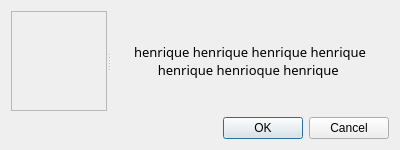
<?xml version="1.0" encoding="UTF-8"?>
<ui version="4.0">
 <class>Dialog</class>
 <widget class="QDialog" name="Dialog">
  <property name="geometry">
   <rect>
    <x>0</x>
    <y>0</y>
    <width>400</width>
    <height>150</height>
   </rect>
  </property>
  <property name="minimumSize">
   <size>
    <width>400</width>
    <height>150</height>
   </size>
  </property>
  <property name="maximumSize">
   <size>
    <width>400</width>
    <height>150</height>
   </size>
  </property>
  <property name="windowTitle">
   <string>Dialog</string>
  </property>
  <layout class="QVBoxLayout" name="verticalLayout">
   <item>
    <widget class="QSplitter" name="splitter">
     <property name="orientation">
      <enum>Qt::Horizontal</enum>
     </property>
     <widget class="QFrame" name="frame">
      <property name="minimumSize">
       <size>
        <width>60</width>
        <height>60</height>
       </size>
      </property>
      <property name="styleSheet">
       <string notr="true">background-image: url(:/dialog/estoque/Alert.png);
background-position:center;
background-repeat: no-repeat;</string>
      </property>
      <property name="frameShape">
       <enum>QFrame::StyledPanel</enum>
      </property>
      <property name="frameShadow">
       <enum>QFrame::Raised</enum>
      </property>
     </widget>
     <widget class="QLabel" name="LabelDialog">
      <property name="font">
       <font>
        <family>Asap</family>
        <pointsize>10</pointsize>
       </font>
      </property>
      <property name="text">
       <string>henrique henrique henrique henrique henrique henrioque henrique </string>
      </property>
      <property name="scaledContents">
       <bool>false</bool>
      </property>
      <property name="alignment">
       <set>Qt::AlignCenter</set>
      </property>
      <property name="wordWrap">
       <bool>true</bool>
      </property>
     </widget>
    </widget>
   </item>
   <item>
    <widget class="QDialogButtonBox" name="buttonBox">
     <property name="orientation">
      <enum>Qt::Horizontal</enum>
     </property>
     <property name="standardButtons">
      <set>QDialogButtonBox::Cancel|QDialogButtonBox::Ok</set>
     </property>
    </widget>
   </item>
  </layout>
 </widget>
 <resources>
  <include location="IconAlert.qrc"/>
 </resources>
 <connections>
  <connection>
   <sender>buttonBox</sender>
   <signal>accepted()</signal>
   <receiver>Dialog</receiver>
   <slot>accept()</slot>
   <hints>
    <hint type="sourcelabel">
     <x>248</x>
     <y>254</y>
    </hint>
    <hint type="destinationlabel">
     <x>157</x>
     <y>274</y>
    </hint>
   </hints>
  </connection>
  <connection>
   <sender>buttonBox</sender>
   <signal>rejected()</signal>
   <receiver>Dialog</receiver>
   <slot>reject()</slot>
   <hints>
    <hint type="sourcelabel">
     <x>316</x>
     <y>260</y>
    </hint>
    <hint type="destinationlabel">
     <x>286</x>
     <y>274</y>
    </hint>
   </hints>
  </connection>
 </connections>
</ui>
